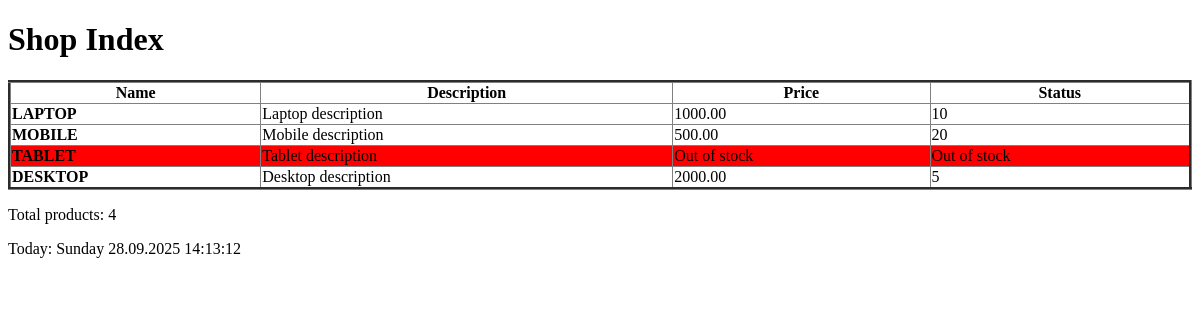
Page /shop/ on the earlier database version.
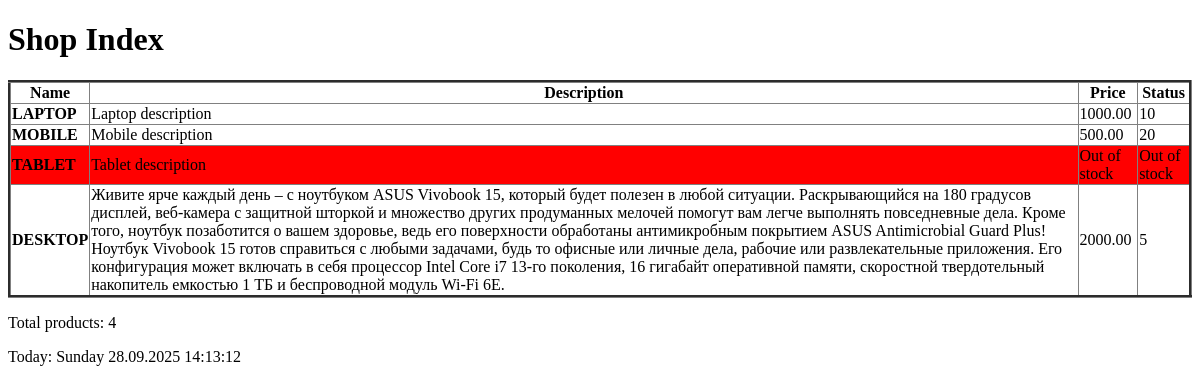
Same page on the later database version.
### shopapp/models.py (models this page shows, shortened)
class Product(models.Model):
    name = models.CharField(max_length=100)
    price = models.DecimalField(max_digits=10, decimal_places=2, default=0)
    quantity = models.IntegerField()
    description = models.TextField()
    discount = models.SmallIntegerField(default=0)
    archived = models.BooleanField(default=False)
    created_at = models.DateTimeField(auto_now_add=True)
    updated_at = models.DateTimeField(auto_now=True)

### shopapp/views.py (the view)
# urls.py: path('', shop_index, name='shop_index'),
def shop_index(request: HttpRequest):
    context = {
        'title': 'Shop Index',
        'products': Product.objects.all(),
    }
    return render(request, 'shopapp/shop_index.html', context=context)

### shopapp/templates/shopapp/shop_index.html (shortened to what this page needs)
{% extends 'shopapp/base.html' %}
{% block content %}
    <h1>{{ title }}</h1>
    <table border="3" style="width: 100%; border-collapse: collapse;">
        <thead>
            <tr>
                <th>Name</th>
                <th>Description</th>
                <th>Price</th>
                <th>Status</th>
            </tr>
        </thead>
        <tbody>
            {% for product in products %}
                <tr {% if product.quantity == 0 %}style="background-color: red;"{% endif %}>
                    <td><strong>{{ product.name|upper }}</strong></td>
                    <td>{{ product.description }}</td>
                    <td>
                        {% if product.quantity <= 0 %}
                            Out of stock
                        {% else %}
                            {{ product.price|floatformat:2 }}
                        {% endif %}
                    </td>
                    <td>
                        {% if product.quantity <= 0 %}
                            Out of stock
                        {% else %}
                            {{ product.quantity }}
                        {% endif %}
                    </td>
                </tr>
                {% empty %}
                    <tr>
                        <td colspan="4">No products found</td>
                    </tr>
            {% endfor %}
        </tbody>
    </table>
    {% if products %}
        <p>Total products: {{ products|length }}</p>
    {% endif %}
{% endblock %}

Differences in the rows shown:
changed Product "DESKTOP": description "Desktop description" → "Живите ярче каждый день – с ноутбуком ASUS Vivobook 15, который будет полезен в любой ситуации. Раскрывающийся на 180 градусов дисплей, веб-камера с защитной шторкой и множество других продуманных мелочей помогут вам легче выполнять повседневные дела. Кроме того, ноутбук позаботится о вашем здоровье, ведь его поверхности обработаны антимикробным покрытием ASUS Antimicrobial Guard Plus! Ноутбук Vivobook 15 готов справиться с любыми задачами, будь то офисные или личные дела, рабочие или развлекательные приложения. Его конфигурация может включать в себя процессор Intel Core i7 13-го поколения, 16 гигабайт оперативной памяти, скоростной твердотельный накопитель емкостью 1 ТБ и беспроводной…"
